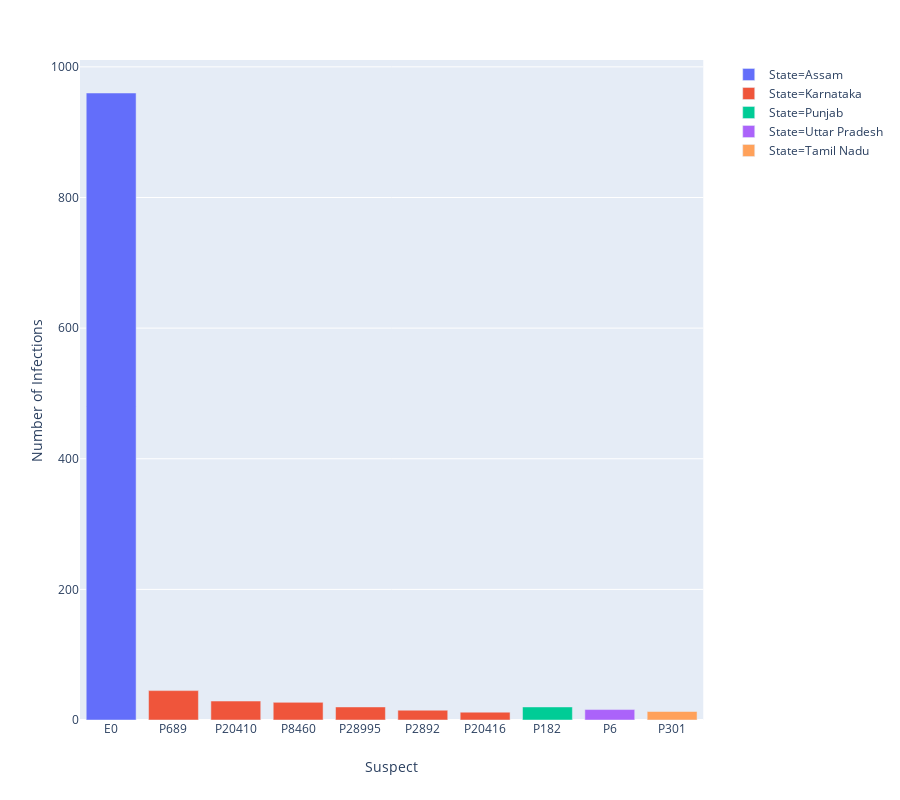

Notebook source saved alongside this figure:
### Markdown cell above
### Top infectors

### Code cell
df.contracted_from_which_patient_suspected.unique()
suspects = df.contracted_from_which_patient_suspected
df_suspects = pd.DataFrame(suspects.value_counts())
df_suspects['Suspect'] = df_suspects.index

# Data cleaning
df_suspects['Suspect'] = df_suspects['Suspect'].replace(
    { 'https://twitter.com/ArogyaAndhra/status/1249575886665334784': 'Unknown',
      'https://twitter.com/ArogyaAndhra/status/1249575886665334785': 'Unknown',
      'https://twitter.com/ArogyaAndhra/status/1249575886665334786': 'Unknown',
      'https://twitter.com/ArogyaAndhra/status/1249575886665334787': 'Unknown',
      'https://twitter.com/ArogyaAndhra/status/1249575886665334788': 'Unknown',
      'https://twitter.com/ArogyaAndhra/status/1249575886665334789': 'Unknown',
      'https://twitter.com/ArogyaAndhra/status/1249575886665334790': 'Unknown',
      'https://twitter.com/ArogyaAndhra/status/1249575886665334791': 'Unknown',
      'https://twitter.com/ArogyaAndhra/status/1249575886665334792': 'Unknown',
      'https://twitter.com/ArogyaAndhra/status/1249575886665334793': 'Unknown',
      'https://twitter.com/ArogyaAndhra/status/1249575886665334794': 'Unknown',
      'https://twitter.com/ArogyaAndhra/status/1249575886665334795': 'Unknown',
       None:'Unknown',
      'Intern at AIIMS Rishikesh':'Unknown'
  })

# Data manipulation
suspect_state_map = {key:value for key, value in zip(df.contracted_from_which_patient_suspected, df.detected_state) }
df_suspects['Number of Infections'] = df_suspects['contracted_from_which_patient_suspected']
df_suspects['State'] = df_suspects['Suspect'].map(suspect_state_map)

df_suspects_top_10 = df_suspects.head(10)

# Data visualization
fig = px.bar(df_suspects_top_10, y='Number of Infections', x='Suspect', color='State',
             height=800)
fig.show()

### Figure 1 — Plotly figure (JSON) as saved in the notebook; plotly's stock layout.template omitted (floating-point values rounded to 4 significant figures)
{"data": [{"alignmentgroup": "True", "hoverlabel": {"namelength": 0}, "hovertemplate": "State=Assam<br>Suspect=%{x}<br>Number of Infections=%{y}", "legendgroup": "State=Assam", "marker": {"color": "#636efa"}, "name": "State=Assam", "offsetgroup": "State=Assam", "orientation": "v", "showlegend": true, "textposition": "auto", "type": "bar", "x": ["E0"], "xaxis": "x", "y": [960], "yaxis": "y"}, {"alignmentgroup": "True", "hoverlabel": {"namelength": 0}, "hovertemplate": "State=Karnataka<br>Suspect=%{x}<br>Number of Infections=%{y}", "legendgroup": "State=Karnataka", "marker": {"color": "#EF553B"}, "name": "State=Karnataka", "offsetgroup": "State=Karnataka", "orientation": "v", "showlegend": true, "textposition": "auto", "type": "bar", "x": ["P689", "P20410", "P8460", "P28995", "P2892", "P20416"], "xaxis": "x", "y": [45, 29, 27, 20, 15, 12], "yaxis": "y"}, {"alignmentgroup": "True", "hoverlabel": {"namelength": 0}, "hovertemplate": "State=Punjab<br>Suspect=%{x}<br>Number of Infections=%{y}", "legendgroup": "State=Punjab", "marker": {"color": "#00cc96"}, "name": "State=Punjab", "offsetgroup": "State=Punjab", "orientation": "v", "showlegend": true, "textposition": "auto", "type": "bar", "x": ["P182"], "xaxis": "x", "y": [20], "yaxis": "y"}, {"alignmentgroup": "True", "hoverlabel": {"namelength": 0}, "hovertemplate": "State=Uttar Pradesh<br>Suspect=%{x}<br>Number of Infections=%{y}", "legendgroup": "State=Uttar Pradesh", "marker": {"color": "#ab63fa"}, "name": "State=Uttar Pradesh", "offsetgroup": "State=Uttar Pradesh", "orientation": "v", "showlegend": true, "textposition": "auto", "type": "bar", "x": ["P6"], "xaxis": "x", "y": [16], "yaxis": "y"}, {"alignmentgroup": "True", "hoverlabel": {"namelength": 0}, "hovertemplate": "State=Tamil Nadu<br>Suspect=%{x}<br>Number of Infections=%{y}", "legendgroup": "State=Tamil Nadu", "marker": {"color": "#FFA15A"}, "name": "State=Tamil Nadu", "offsetgroup": "State=Tamil Nadu", "orientation": "v", "showlegend": true, "textposition": "auto", "type": "bar", "x": ["P301"], "xaxis": "x", "y": [13], "yaxis": "y"}], "layout": {"barmode": "relative", "height": 800, "legend": {"tracegroupgap": 0}, "margin": {"t": 60}, "xaxis": {"anchor": "y", "domain": [0, 0.98], "title": {"text": "Suspect"}}, "yaxis": {"anchor": "x", "domain": [0, 1], "title": {"text": "Number of Infections"}}}}
